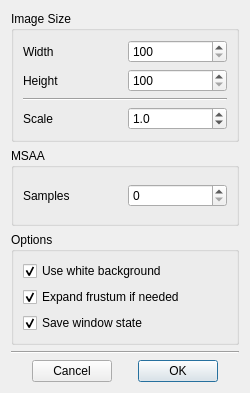
<?xml version="1.0" encoding="UTF-8"?>
<ui version="4.0">
 <class>DialogSnapshot</class>
 <widget class="QDialog" name="DialogSnapshot">
  <property name="geometry">
   <rect>
    <x>0</x>
    <y>0</y>
    <width>250</width>
    <height>393</height>
   </rect>
  </property>
  <property name="windowTitle">
   <string>Snapshot</string>
  </property>
  <layout class="QVBoxLayout" name="verticalLayout">
   <item>
    <widget class="QGroupBox" name="groupBoxImageSize">
     <property name="title">
      <string>Image Size</string>
     </property>
     <layout class="QGridLayout" name="gridLayout">
      <item row="0" column="0">
       <widget class="QLabel" name="labelImageWidth">
        <property name="text">
         <string>Width</string>
        </property>
       </widget>
      </item>
      <item row="0" column="1">
       <widget class="QSpinBox" name="spinBoxImageWidth">
        <property name="minimum">
         <number>100</number>
        </property>
        <property name="maximum">
         <number>100000</number>
        </property>
        <property name="singleStep">
         <number>100</number>
        </property>
       </widget>
      </item>
      <item row="1" column="0">
       <widget class="QLabel" name="labelImageHeight">
        <property name="text">
         <string>Height</string>
        </property>
       </widget>
      </item>
      <item row="1" column="1">
       <widget class="QSpinBox" name="spinBoxImageHeight">
        <property name="minimum">
         <number>100</number>
        </property>
        <property name="maximum">
         <number>100000</number>
        </property>
        <property name="singleStep">
         <number>100</number>
        </property>
       </widget>
      </item>
      <item row="2" column="0" colspan="2">
       <widget class="Line" name="line">
        <property name="orientation">
         <enum>Qt::Horizontal</enum>
        </property>
       </widget>
      </item>
      <item row="3" column="0">
       <widget class="QLabel" name="labelImageScale">
        <property name="text">
         <string>Scale</string>
        </property>
       </widget>
      </item>
      <item row="3" column="1">
       <widget class="QDoubleSpinBox" name="doubleSpinBoxImageScale">
        <property name="locale">
         <locale language="English" country="UnitedStates"/>
        </property>
        <property name="decimals">
         <number>1</number>
        </property>
        <property name="minimum">
         <double>0.100000000000000</double>
        </property>
        <property name="maximum">
         <double>20.000000000000000</double>
        </property>
        <property name="value">
         <double>1.000000000000000</double>
        </property>
       </widget>
      </item>
     </layout>
    </widget>
   </item>
   <item>
    <widget class="QGroupBox" name="groupBoxMSAA">
     <property name="title">
      <string>MSAA</string>
     </property>
     <layout class="QGridLayout" name="gridLayout_3">
      <item row="0" column="0">
       <widget class="QLabel" name="labelImageSamples">
        <property name="text">
         <string>Samples</string>
        </property>
       </widget>
      </item>
      <item row="0" column="1">
       <widget class="QSpinBox" name="spinBoxSamples">
        <property name="minimum">
         <number>0</number>
        </property>
        <property name="maximum">
         <number>8</number>
        </property>
        <property name="value">
         <number>0</number>
        </property>
       </widget>
      </item>
     </layout>
    </widget>
   </item>
   <item>
    <widget class="QGroupBox" name="groupBoxOptions">
     <property name="title">
      <string>Options</string>
     </property>
     <layout class="QGridLayout" name="gridLayout_2">
      <item row="0" column="0">
       <widget class="QCheckBox" name="checkBoxUseWhiteBackground">
        <property name="text">
         <string>Use white background</string>
        </property>
        <property name="checked">
         <bool>true</bool>
        </property>
       </widget>
      </item>
      <item row="2" column="0">
       <widget class="QCheckBox" name="checkBoxSaveWindowState">
        <property name="text">
         <string>Save window state</string>
        </property>
        <property name="checked">
         <bool>true</bool>
        </property>
       </widget>
      </item>
      <item row="1" column="0">
       <widget class="QCheckBox" name="checkBoxExpandFrustum">
        <property name="text">
         <string>Expand frustum if needed</string>
        </property>
        <property name="checked">
         <bool>true</bool>
        </property>
       </widget>
      </item>
     </layout>
    </widget>
   </item>
   <item>
    <widget class="Line" name="line_2">
     <property name="orientation">
      <enum>Qt::Horizontal</enum>
     </property>
    </widget>
   </item>
   <item>
    <layout class="QHBoxLayout" name="horizontalLayout">
     <item>
      <spacer name="horizontalSpacer">
       <property name="orientation">
        <enum>Qt::Horizontal</enum>
       </property>
       <property name="sizeHint" stdset="0">
        <size>
         <width>10</width>
         <height>20</height>
        </size>
       </property>
      </spacer>
     </item>
     <item>
      <widget class="QPushButton" name="pushButtonCancel">
       <property name="minimumSize">
        <size>
         <width>80</width>
         <height>0</height>
        </size>
       </property>
       <property name="text">
        <string>Cancel</string>
       </property>
      </widget>
     </item>
     <item>
      <spacer name="horizontalSpacer_3">
       <property name="orientation">
        <enum>Qt::Horizontal</enum>
       </property>
       <property name="sizeHint" stdset="0">
        <size>
         <width>10</width>
         <height>20</height>
        </size>
       </property>
      </spacer>
     </item>
     <item>
      <widget class="QPushButton" name="pushButtonOK">
       <property name="minimumSize">
        <size>
         <width>80</width>
         <height>0</height>
        </size>
       </property>
       <property name="text">
        <string>OK</string>
       </property>
       <property name="default">
        <bool>true</bool>
       </property>
      </widget>
     </item>
     <item>
      <spacer name="horizontalSpacer_2">
       <property name="orientation">
        <enum>Qt::Horizontal</enum>
       </property>
       <property name="sizeHint" stdset="0">
        <size>
         <width>10</width>
         <height>20</height>
        </size>
       </property>
      </spacer>
     </item>
    </layout>
   </item>
  </layout>
 </widget>
 <tabstops>
  <tabstop>spinBoxImageWidth</tabstop>
  <tabstop>spinBoxImageHeight</tabstop>
  <tabstop>doubleSpinBoxImageScale</tabstop>
  <tabstop>spinBoxSamples</tabstop>
  <tabstop>checkBoxUseWhiteBackground</tabstop>
  <tabstop>checkBoxExpandFrustum</tabstop>
  <tabstop>checkBoxSaveWindowState</tabstop>
  <tabstop>pushButtonCancel</tabstop>
  <tabstop>pushButtonOK</tabstop>
 </tabstops>
 <resources/>
 <connections/>
</ui>
